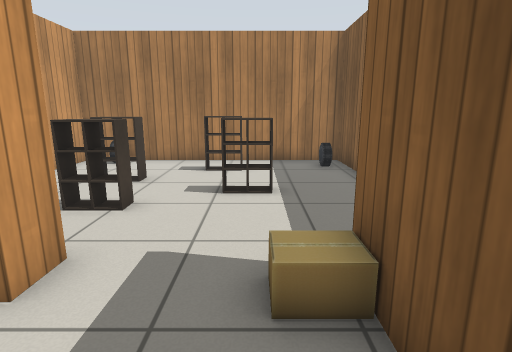
[1] (above)

24 first-person views from a walk through a world built for the Gazebo simulator. The camera is 1 m above the floor, tilts 12° down and sees 80° across. The lines on the ground mark 1 m squares. The floor is counted in squares, 0.5 m on a side. Each view is taken from the middle of a square. On the plan, view 1 faces up. The plan holds only what a view shows up to about 17 squares ahead; the rest is blank. Simple patterns stand in for the simulator's built-in surfaces.

[2]
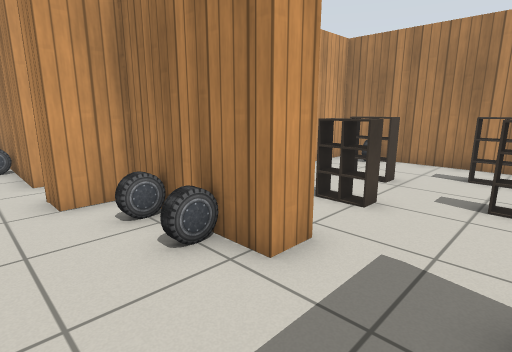

[3]
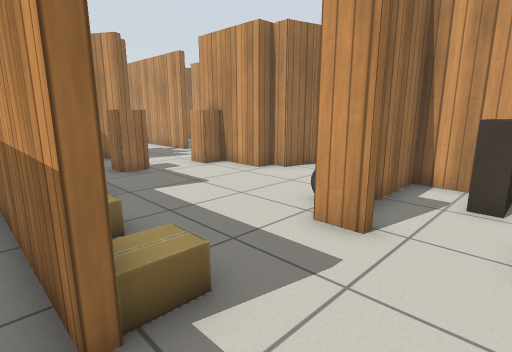

[4]
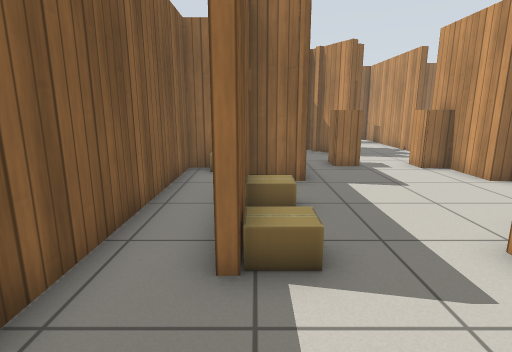

[5]
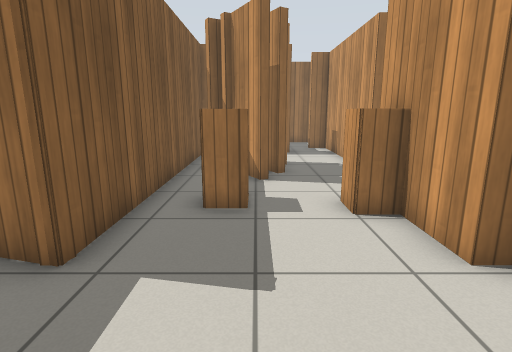

[6]
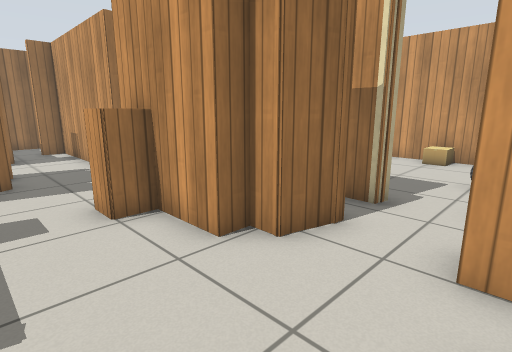

[7]
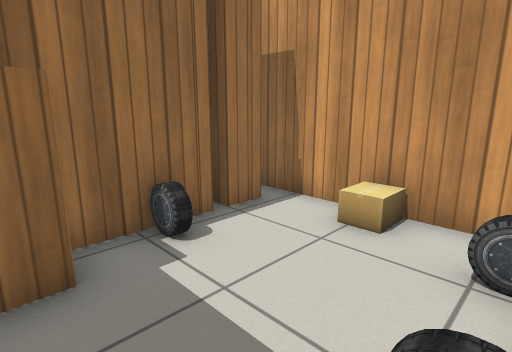

[8]
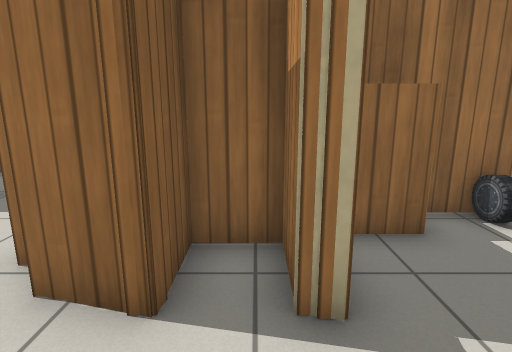

[9]
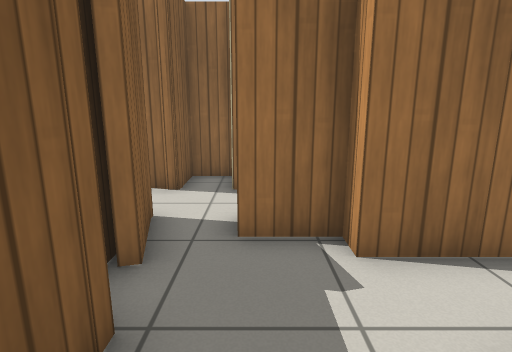

[10]
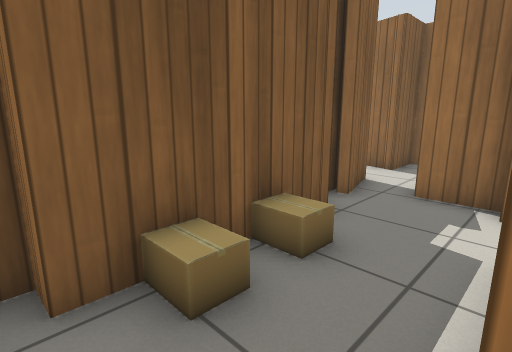

[11]
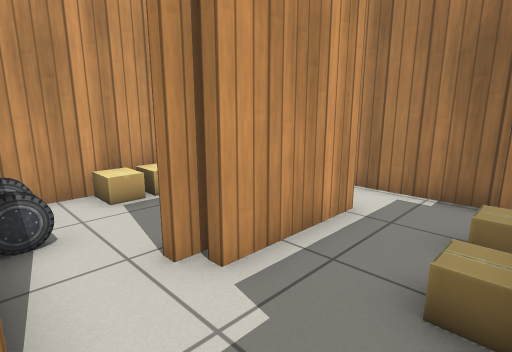

[12]
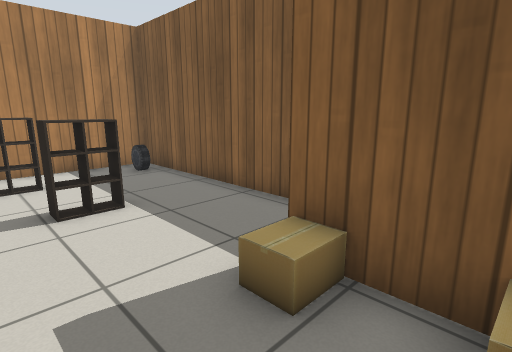

[13]
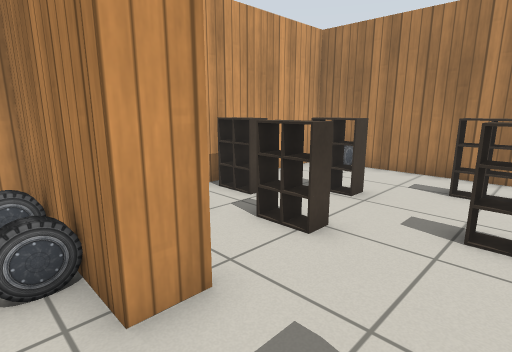

[14]
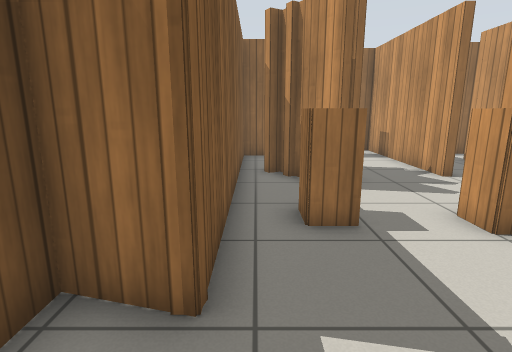

[15]
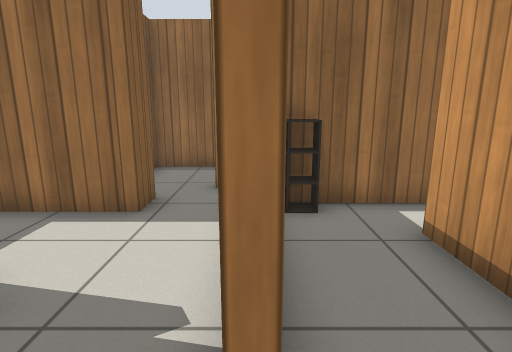

[16]
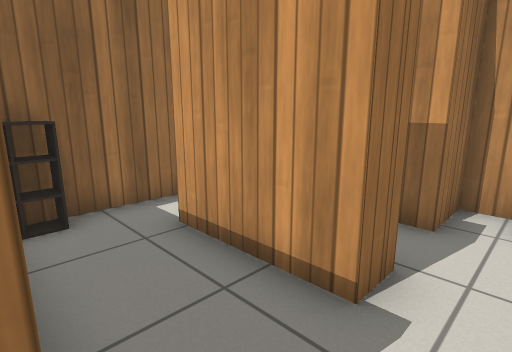

[17]
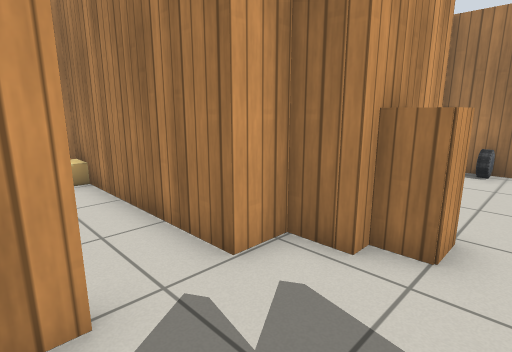

[18]
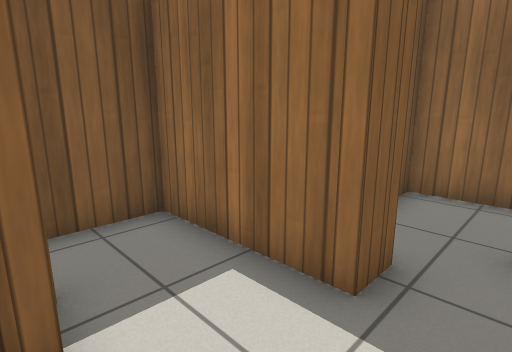

[19]
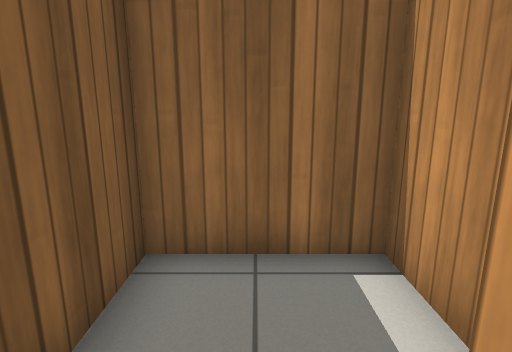

[20]
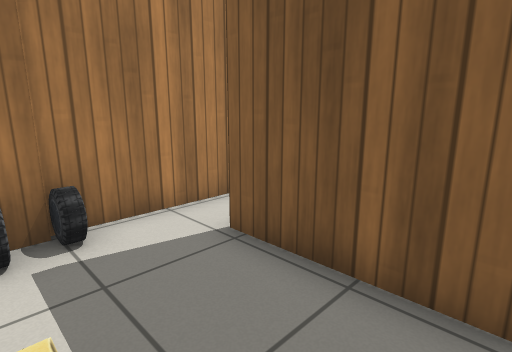

[21]
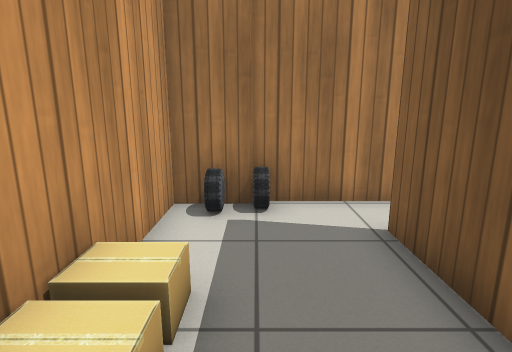

[22]
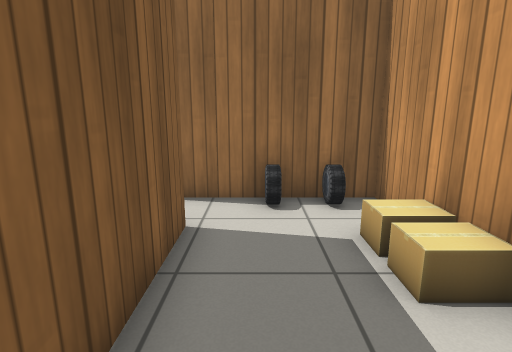

[23]
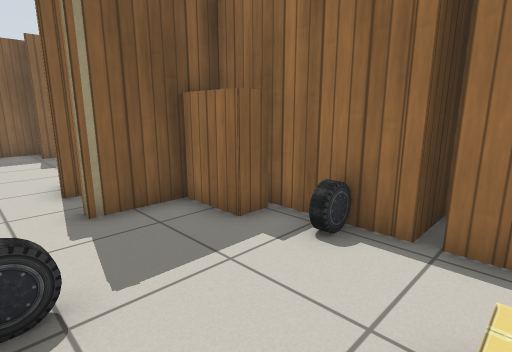

[24]
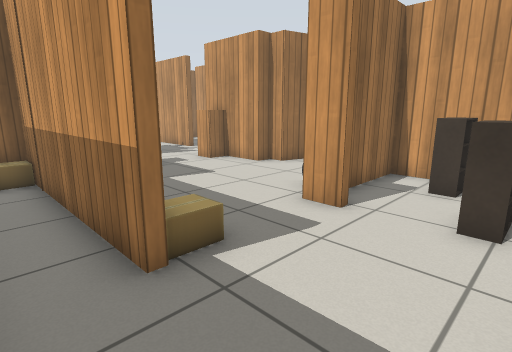

### Floor plan
Key: @ floor where view 1 was taken; # wall or solid block; . floor; = window, fence, low wall or low ledge; C car; B cardboard box; A cabinet; K bookshelf.
Columns run from 17 left of view 1 to 4 right of it. Each row starts with its distance up from view 1.
 13           ############
 12           #C.........#
 11 ########  #.....=..C.#
 10 #CC......##..........#
  9 #........##..#.......#
  8 #...##..B #.....==...#
  7 #B..##..B #==........#
  6 #B..##..B ###.=......#
  5 #...#....###=........#
  4 #C.C.....##..........#
  3 #C####...######..BB..#
  2 #  #####.##C.C....#..#
  1 #.C.C............BB..#
  0 #................@#..#
 -1 #B.....#.##.......#..#
 -2 #......#.###.....##..#
 -3 #...CKK### #.....##B.#
 -4 ########   #A..A.#####
 -5           ##..AA.#
 -6   #########......#
 -7   #BB.........#..#
 -8   #...........#..#
 -9   ###.##..#...##.#
-10        #..#..###.#
-11        #..#......#
-12        ...#......#
-13       ...=#..#####
-14       #####..#
-15           ##..
-16           #...#
-17           #...#
-18           #####

Positions as (right, up) in squares from view 1, and headings:
1: (0, 0), facing up
2: (0, 0), facing up-left
3: (2, 6), facing down-left
4: (1, 7), facing down
5: (-3, 2), facing down
6: (-3, 2), facing down-left
7: (-11, 1), facing down-left
8: (-9, 2), facing down
9: (-10, 7), facing down
10: (-12, 10), facing down-right
11: (-9, 3), facing up-left
12: (-2, 1), facing up-right
13: (0, 2), facing up-left
14: (-1, 1), facing down
15: (-7, -7), facing down
16: (-7, -7), facing down-left
17: (-4, -9), facing up-left
18: (-6, -10), facing down-right
19: (-5, -14), facing down
20: (-16, 5), facing up-right
21: (-15, 4), facing up
22: (-14, 10), facing down
23: (-16, 1), facing down-right
24: (3, 7), facing down-left
